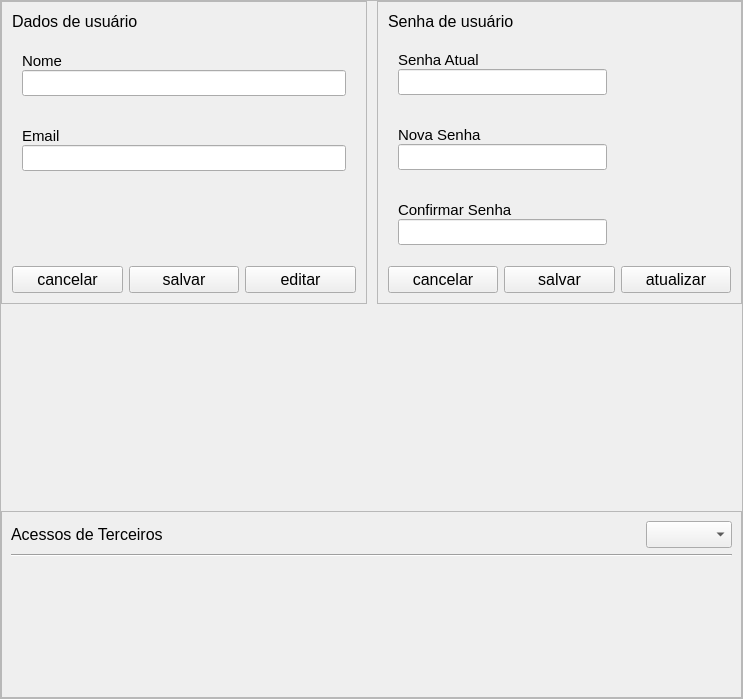
<?xml version="1.0" encoding="UTF-8"?>
<ui version="4.0">
 <class>ConfigForm</class>
 <widget class="QWidget" name="ConfigForm">
  <property name="geometry">
   <rect>
    <x>0</x>
    <y>0</y>
    <width>743</width>
    <height>699</height>
   </rect>
  </property>
  <property name="windowTitle">
   <string>Form</string>
  </property>
  <layout class="QVBoxLayout" name="verticalLayout_13">
   <property name="spacing">
    <number>10</number>
   </property>
   <property name="leftMargin">
    <number>0</number>
   </property>
   <property name="topMargin">
    <number>0</number>
   </property>
   <property name="rightMargin">
    <number>0</number>
   </property>
   <property name="bottomMargin">
    <number>0</number>
   </property>
   <item>
    <widget class="QScrollArea" name="scrollArea">
     <property name="widgetResizable">
      <bool>true</bool>
     </property>
     <widget class="QWidget" name="scrollAreaWidgetContents">
      <property name="geometry">
       <rect>
        <x>0</x>
        <y>0</y>
        <width>741</width>
        <height>697</height>
       </rect>
      </property>
      <layout class="QGridLayout" name="gridLayout" columnstretch="1,1">
       <property name="leftMargin">
        <number>0</number>
       </property>
       <property name="topMargin">
        <number>0</number>
       </property>
       <property name="rightMargin">
        <number>0</number>
       </property>
       <property name="bottomMargin">
        <number>0</number>
       </property>
       <property name="spacing">
        <number>10</number>
       </property>
       <item row="0" column="1">
        <widget class="QFrame" name="frame_2">
         <property name="sizePolicy">
          <sizepolicy hsizetype="Preferred" vsizetype="Minimum">
           <horstretch>0</horstretch>
           <verstretch>0</verstretch>
          </sizepolicy>
         </property>
         <property name="frameShape">
          <enum>QFrame::StyledPanel</enum>
         </property>
         <property name="frameShadow">
          <enum>QFrame::Raised</enum>
         </property>
         <layout class="QVBoxLayout" name="verticalLayout_8">
          <property name="spacing">
           <number>10</number>
          </property>
          <property name="leftMargin">
           <number>10</number>
          </property>
          <property name="topMargin">
           <number>10</number>
          </property>
          <property name="rightMargin">
           <number>10</number>
          </property>
          <property name="bottomMargin">
           <number>10</number>
          </property>
          <item>
           <widget class="QLabel" name="lbSenhaUsuario">
            <property name="sizePolicy">
             <sizepolicy hsizetype="Preferred" vsizetype="Fixed">
              <horstretch>0</horstretch>
              <verstretch>0</verstretch>
             </sizepolicy>
            </property>
            <property name="font">
             <font>
              <family>Segoe UI</family>
              <pointsize>12</pointsize>
             </font>
            </property>
            <property name="text">
             <string>Senha de usuário</string>
            </property>
           </widget>
          </item>
          <item>
           <widget class="QWidget" name="widSenhaAtual" native="true">
            <property name="font">
             <font>
              <family>Segoe UI</family>
              <pointsize>12</pointsize>
             </font>
            </property>
            <layout class="QVBoxLayout" name="verticalLayout_4">
             <property name="spacing">
              <number>0</number>
             </property>
             <property name="leftMargin">
              <number>10</number>
             </property>
             <property name="topMargin">
              <number>10</number>
             </property>
             <property name="rightMargin">
              <number>10</number>
             </property>
             <property name="bottomMargin">
              <number>10</number>
             </property>
             <item>
              <widget class="QLabel" name="label_6">
               <property name="font">
                <font>
                 <family>Segoe UI</family>
                 <pointsize>11</pointsize>
                </font>
               </property>
               <property name="text">
                <string>Senha Atual</string>
               </property>
              </widget>
             </item>
             <item>
              <widget class="QWidget" name="widget_2" native="true">
               <layout class="QHBoxLayout" name="horizontalLayout_3">
                <property name="leftMargin">
                 <number>0</number>
                </property>
                <property name="topMargin">
                 <number>0</number>
                </property>
                <property name="rightMargin">
                 <number>0</number>
                </property>
                <property name="bottomMargin">
                 <number>0</number>
                </property>
                <item>
                 <widget class="QLineEdit" name="leSenhaAtual">
                  <property name="font">
                   <font>
                    <family>Segoe UI</family>
                    <pointsize>11</pointsize>
                   </font>
                  </property>
                  <property name="echoMode">
                   <enum>QLineEdit::Password</enum>
                  </property>
                  <property name="dragEnabled">
                   <bool>false</bool>
                  </property>
                  <property name="clearButtonEnabled">
                   <bool>false</bool>
                  </property>
                 </widget>
                </item>
                <item>
                 <widget class="QPushButton" name="btnSenhaAtualHide">
                  <property name="font">
                   <font>
                    <family>Segoe UI</family>
                    <pointsize>12</pointsize>
                   </font>
                  </property>
                  <property name="styleSheet">
                   <string notr="true">background-color: transparent;</string>
                  </property>
                  <property name="text">
                   <string/>
                  </property>
                  <property name="icon">
                   <iconset resource="imgs/resource.qrc">
                    <normaloff>:/root/icons/light_eye-off.svg</normaloff>:/root/icons/light_eye-off.svg</iconset>
                  </property>
                  <property name="iconSize">
                   <size>
                    <width>18</width>
                    <height>18</height>
                   </size>
                  </property>
                  <property name="flat">
                   <bool>true</bool>
                  </property>
                 </widget>
                </item>
                <item>
                 <widget class="QPushButton" name="btnSenhaAtualShow">
                  <property name="font">
                   <font>
                    <family>Segoe UI</family>
                    <pointsize>12</pointsize>
                   </font>
                  </property>
                  <property name="styleSheet">
                   <string notr="true">background-color: transparent;</string>
                  </property>
                  <property name="text">
                   <string/>
                  </property>
                  <property name="icon">
                   <iconset resource="imgs/resource.qrc">
                    <normaloff>:/root/icons/light_eye.svg</normaloff>:/root/icons/light_eye.svg</iconset>
                  </property>
                  <property name="iconSize">
                   <size>
                    <width>18</width>
                    <height>18</height>
                   </size>
                  </property>
                  <property name="flat">
                   <bool>true</bool>
                  </property>
                 </widget>
                </item>
               </layout>
              </widget>
             </item>
            </layout>
           </widget>
          </item>
          <item>
           <widget class="QWidget" name="widSenhaNova" native="true">
            <property name="font">
             <font>
              <family>Segoe UI</family>
              <pointsize>12</pointsize>
             </font>
            </property>
            <layout class="QVBoxLayout" name="verticalLayout_2">
             <property name="spacing">
              <number>0</number>
             </property>
             <property name="leftMargin">
              <number>10</number>
             </property>
             <property name="topMargin">
              <number>10</number>
             </property>
             <property name="rightMargin">
              <number>10</number>
             </property>
             <property name="bottomMargin">
              <number>10</number>
             </property>
             <item>
              <widget class="QLabel" name="label_7">
               <property name="font">
                <font>
                 <family>Segoe UI</family>
                 <pointsize>11</pointsize>
                </font>
               </property>
               <property name="text">
                <string>Nova Senha</string>
               </property>
              </widget>
             </item>
             <item>
              <widget class="QWidget" name="widget_3" native="true">
               <layout class="QHBoxLayout" name="horizontalLayout_4">
                <property name="leftMargin">
                 <number>0</number>
                </property>
                <property name="topMargin">
                 <number>0</number>
                </property>
                <property name="rightMargin">
                 <number>0</number>
                </property>
                <property name="bottomMargin">
                 <number>0</number>
                </property>
                <item>
                 <widget class="QLineEdit" name="leSenhaNova">
                  <property name="font">
                   <font>
                    <family>Segoe UI</family>
                    <pointsize>11</pointsize>
                   </font>
                  </property>
                  <property name="echoMode">
                   <enum>QLineEdit::Password</enum>
                  </property>
                  <property name="dragEnabled">
                   <bool>false</bool>
                  </property>
                  <property name="clearButtonEnabled">
                   <bool>false</bool>
                  </property>
                 </widget>
                </item>
                <item>
                 <widget class="QPushButton" name="btnSenhaNovaHide">
                  <property name="font">
                   <font>
                    <pointsize>12</pointsize>
                   </font>
                  </property>
                  <property name="styleSheet">
                   <string notr="true">background-color: transparent;</string>
                  </property>
                  <property name="text">
                   <string/>
                  </property>
                  <property name="icon">
                   <iconset resource="imgs/resource.qrc">
                    <normaloff>:/root/icons/light_eye-off.svg</normaloff>:/root/icons/light_eye-off.svg</iconset>
                  </property>
                  <property name="iconSize">
                   <size>
                    <width>18</width>
                    <height>18</height>
                   </size>
                  </property>
                  <property name="flat">
                   <bool>true</bool>
                  </property>
                 </widget>
                </item>
                <item>
                 <widget class="QPushButton" name="btnSenhaNovaShow">
                  <property name="font">
                   <font>
                    <pointsize>12</pointsize>
                   </font>
                  </property>
                  <property name="styleSheet">
                   <string notr="true">background-color: transparent;</string>
                  </property>
                  <property name="text">
                   <string/>
                  </property>
                  <property name="icon">
                   <iconset resource="imgs/resource.qrc">
                    <normaloff>:/root/icons/light_eye.svg</normaloff>:/root/icons/light_eye.svg</iconset>
                  </property>
                  <property name="iconSize">
                   <size>
                    <width>18</width>
                    <height>18</height>
                   </size>
                  </property>
                  <property name="flat">
                   <bool>true</bool>
                  </property>
                 </widget>
                </item>
               </layout>
              </widget>
             </item>
            </layout>
           </widget>
          </item>
          <item>
           <widget class="QWidget" name="widSenhaConfirm" native="true">
            <property name="font">
             <font>
              <family>Segoe UI</family>
              <pointsize>12</pointsize>
             </font>
            </property>
            <layout class="QVBoxLayout" name="verticalLayout_5">
             <property name="spacing">
              <number>0</number>
             </property>
             <property name="leftMargin">
              <number>10</number>
             </property>
             <property name="topMargin">
              <number>10</number>
             </property>
             <property name="rightMargin">
              <number>10</number>
             </property>
             <property name="bottomMargin">
              <number>10</number>
             </property>
             <item>
              <widget class="QLabel" name="label_8">
               <property name="font">
                <font>
                 <family>Segoe UI</family>
                 <pointsize>11</pointsize>
                </font>
               </property>
               <property name="text">
                <string>Confirmar Senha</string>
               </property>
              </widget>
             </item>
             <item>
              <widget class="QWidget" name="widget_4" native="true">
               <layout class="QHBoxLayout" name="horizontalLayout_5">
                <property name="leftMargin">
                 <number>0</number>
                </property>
                <property name="topMargin">
                 <number>0</number>
                </property>
                <property name="rightMargin">
                 <number>0</number>
                </property>
                <property name="bottomMargin">
                 <number>0</number>
                </property>
                <item>
                 <widget class="QLineEdit" name="leSenhaConfirm">
                  <property name="font">
                   <font>
                    <family>Segoe UI</family>
                    <pointsize>11</pointsize>
                   </font>
                  </property>
                  <property name="echoMode">
                   <enum>QLineEdit::Password</enum>
                  </property>
                  <property name="dragEnabled">
                   <bool>false</bool>
                  </property>
                  <property name="clearButtonEnabled">
                   <bool>false</bool>
                  </property>
                 </widget>
                </item>
                <item>
                 <widget class="QPushButton" name="btnSenhaConfirmHide">
                  <property name="font">
                   <font>
                    <family>Segoe UI</family>
                    <pointsize>12</pointsize>
                   </font>
                  </property>
                  <property name="styleSheet">
                   <string notr="true">background-color: transparent;</string>
                  </property>
                  <property name="text">
                   <string/>
                  </property>
                  <property name="icon">
                   <iconset resource="imgs/resource.qrc">
                    <normaloff>:/root/icons/light_eye-off.svg</normaloff>:/root/icons/light_eye-off.svg</iconset>
                  </property>
                  <property name="iconSize">
                   <size>
                    <width>18</width>
                    <height>18</height>
                   </size>
                  </property>
                  <property name="flat">
                   <bool>true</bool>
                  </property>
                 </widget>
                </item>
                <item>
                 <widget class="QPushButton" name="btnSenhaConfirmShow">
                  <property name="font">
                   <font>
                    <family>Segoe UI</family>
                    <pointsize>12</pointsize>
                   </font>
                  </property>
                  <property name="styleSheet">
                   <string notr="true">background-color: transparent;</string>
                  </property>
                  <property name="text">
                   <string/>
                  </property>
                  <property name="icon">
                   <iconset resource="imgs/resource.qrc">
                    <normaloff>:/root/icons/light_eye.svg</normaloff>:/root/icons/light_eye.svg</iconset>
                  </property>
                  <property name="iconSize">
                   <size>
                    <width>18</width>
                    <height>18</height>
                   </size>
                  </property>
                  <property name="flat">
                   <bool>true</bool>
                  </property>
                 </widget>
                </item>
               </layout>
              </widget>
             </item>
            </layout>
           </widget>
          </item>
          <item>
           <widget class="QWidget" name="widget_6" native="true">
            <property name="sizePolicy">
             <sizepolicy hsizetype="Preferred" vsizetype="Fixed">
              <horstretch>0</horstretch>
              <verstretch>0</verstretch>
             </sizepolicy>
            </property>
            <layout class="QHBoxLayout" name="horizontalLayout_2">
             <property name="leftMargin">
              <number>0</number>
             </property>
             <property name="topMargin">
              <number>0</number>
             </property>
             <property name="rightMargin">
              <number>0</number>
             </property>
             <property name="bottomMargin">
              <number>0</number>
             </property>
             <item>
              <widget class="QPushButton" name="btnCancelarSenha">
               <property name="font">
                <font>
                 <family>Segoe UI</family>
                 <pointsize>12</pointsize>
                </font>
               </property>
               <property name="text">
                <string>cancelar</string>
               </property>
              </widget>
             </item>
             <item>
              <widget class="QPushButton" name="btnSalvarSenha">
               <property name="font">
                <font>
                 <family>Segoe UI</family>
                 <pointsize>12</pointsize>
                </font>
               </property>
               <property name="text">
                <string>salvar</string>
               </property>
              </widget>
             </item>
             <item>
              <widget class="QPushButton" name="btnAtualizarSenha">
               <property name="font">
                <font>
                 <family>Segoe UI</family>
                 <pointsize>12</pointsize>
                </font>
               </property>
               <property name="text">
                <string>atualizar</string>
               </property>
              </widget>
             </item>
            </layout>
           </widget>
          </item>
         </layout>
        </widget>
       </item>
       <item row="0" column="0">
        <widget class="QFrame" name="frame">
         <property name="sizePolicy">
          <sizepolicy hsizetype="Preferred" vsizetype="Minimum">
           <horstretch>0</horstretch>
           <verstretch>0</verstretch>
          </sizepolicy>
         </property>
         <property name="frameShape">
          <enum>QFrame::StyledPanel</enum>
         </property>
         <property name="frameShadow">
          <enum>QFrame::Raised</enum>
         </property>
         <layout class="QVBoxLayout" name="verticalLayout_7">
          <property name="spacing">
           <number>10</number>
          </property>
          <property name="leftMargin">
           <number>10</number>
          </property>
          <property name="topMargin">
           <number>10</number>
          </property>
          <property name="rightMargin">
           <number>10</number>
          </property>
          <property name="bottomMargin">
           <number>10</number>
          </property>
          <item>
           <widget class="QLabel" name="lbDadosUsuario">
            <property name="sizePolicy">
             <sizepolicy hsizetype="Preferred" vsizetype="Fixed">
              <horstretch>0</horstretch>
              <verstretch>0</verstretch>
             </sizepolicy>
            </property>
            <property name="font">
             <font>
              <family>Segoe UI</family>
              <pointsize>12</pointsize>
             </font>
            </property>
            <property name="text">
             <string>Dados de usuário</string>
            </property>
           </widget>
          </item>
          <item>
           <widget class="QWidget" name="widNome" native="true">
            <property name="font">
             <font>
              <family>Segoe UI</family>
              <pointsize>12</pointsize>
             </font>
            </property>
            <layout class="QVBoxLayout" name="verticalLayout">
             <property name="spacing">
              <number>0</number>
             </property>
             <property name="leftMargin">
              <number>10</number>
             </property>
             <property name="topMargin">
              <number>10</number>
             </property>
             <property name="rightMargin">
              <number>10</number>
             </property>
             <property name="bottomMargin">
              <number>10</number>
             </property>
             <item>
              <widget class="QLabel" name="label_2">
               <property name="font">
                <font>
                 <family>Segoe UI</family>
                 <pointsize>11</pointsize>
                </font>
               </property>
               <property name="text">
                <string>Nome</string>
               </property>
              </widget>
             </item>
             <item>
              <widget class="QLineEdit" name="leNome">
               <property name="font">
                <font>
                 <family>Segoe UI</family>
                 <pointsize>11</pointsize>
                </font>
               </property>
              </widget>
             </item>
            </layout>
           </widget>
          </item>
          <item>
           <widget class="QWidget" name="widEmail" native="true">
            <property name="font">
             <font>
              <family>Segoe UI</family>
              <pointsize>12</pointsize>
             </font>
            </property>
            <layout class="QVBoxLayout" name="verticalLayout_3">
             <property name="spacing">
              <number>0</number>
             </property>
             <property name="leftMargin">
              <number>10</number>
             </property>
             <property name="topMargin">
              <number>10</number>
             </property>
             <property name="rightMargin">
              <number>10</number>
             </property>
             <property name="bottomMargin">
              <number>10</number>
             </property>
             <item>
              <widget class="QLabel" name="label_4">
               <property name="font">
                <font>
                 <family>Segoe UI</family>
                 <pointsize>11</pointsize>
                </font>
               </property>
               <property name="text">
                <string>Email</string>
               </property>
              </widget>
             </item>
             <item>
              <widget class="QLineEdit" name="leEmail">
               <property name="font">
                <font>
                 <family>Segoe UI</family>
                 <pointsize>11</pointsize>
                </font>
               </property>
              </widget>
             </item>
            </layout>
           </widget>
          </item>
          <item>
           <widget class="QWidget" name="widget_17" native="true"/>
          </item>
          <item>
           <widget class="QWidget" name="widget" native="true">
            <property name="sizePolicy">
             <sizepolicy hsizetype="Preferred" vsizetype="Fixed">
              <horstretch>0</horstretch>
              <verstretch>0</verstretch>
             </sizepolicy>
            </property>
            <layout class="QHBoxLayout" name="horizontalLayout">
             <property name="spacing">
              <number>6</number>
             </property>
             <property name="leftMargin">
              <number>0</number>
             </property>
             <property name="topMargin">
              <number>0</number>
             </property>
             <property name="rightMargin">
              <number>0</number>
             </property>
             <property name="bottomMargin">
              <number>0</number>
             </property>
             <item>
              <widget class="QPushButton" name="btnCancelarUser">
               <property name="font">
                <font>
                 <family>Segoe UI</family>
                 <pointsize>12</pointsize>
                </font>
               </property>
               <property name="text">
                <string>cancelar</string>
               </property>
              </widget>
             </item>
             <item>
              <widget class="QPushButton" name="btnSalvarUser">
               <property name="font">
                <font>
                 <family>Segoe UI</family>
                 <pointsize>12</pointsize>
                </font>
               </property>
               <property name="text">
                <string>salvar</string>
               </property>
              </widget>
             </item>
             <item>
              <widget class="QPushButton" name="btnEditarUser">
               <property name="font">
                <font>
                 <family>Segoe UI</family>
                 <pointsize>12</pointsize>
                </font>
               </property>
               <property name="text">
                <string>editar</string>
               </property>
              </widget>
             </item>
            </layout>
           </widget>
          </item>
         </layout>
        </widget>
       </item>
       <item row="2" column="0" colspan="2">
        <widget class="QFrame" name="frame_5">
         <property name="frameShape">
          <enum>QFrame::StyledPanel</enum>
         </property>
         <property name="frameShadow">
          <enum>QFrame::Raised</enum>
         </property>
         <layout class="QVBoxLayout" name="verticalLayout_12">
          <item>
           <widget class="QWidget" name="widget_15" native="true">
            <property name="sizePolicy">
             <sizepolicy hsizetype="Preferred" vsizetype="Fixed">
              <horstretch>0</horstretch>
              <verstretch>0</verstretch>
             </sizepolicy>
            </property>
            <layout class="QHBoxLayout" name="horizontalLayout_7">
             <property name="leftMargin">
              <number>0</number>
             </property>
             <property name="topMargin">
              <number>0</number>
             </property>
             <property name="rightMargin">
              <number>0</number>
             </property>
             <property name="bottomMargin">
              <number>0</number>
             </property>
             <item>
              <widget class="QLabel" name="lbTerceiros">
               <property name="font">
                <font>
                 <family>Segoe UI</family>
                 <pointsize>12</pointsize>
                </font>
               </property>
               <property name="text">
                <string>Acessos de Terceiros</string>
               </property>
              </widget>
             </item>
             <item>
              <spacer name="horizontalSpacer_7">
               <property name="orientation">
                <enum>Qt::Horizontal</enum>
               </property>
               <property name="sizeHint" stdset="0">
                <size>
                 <width>0</width>
                 <height>20</height>
                </size>
               </property>
              </spacer>
             </item>
             <item>
              <widget class="QComboBox" name="cbPerfil">
               <property name="font">
                <font>
                 <family>Segoe UI</family>
                 <pointsize>12</pointsize>
                </font>
               </property>
              </widget>
             </item>
            </layout>
           </widget>
          </item>
          <item>
           <widget class="Line" name="line">
            <property name="orientation">
             <enum>Qt::Horizontal</enum>
            </property>
           </widget>
          </item>
          <item>
           <widget class="QWidget" name="widget_16" native="true">
            <layout class="QHBoxLayout" name="acessoPerfilLayout" stretch="1,1">
             <property name="leftMargin">
              <number>0</number>
             </property>
             <property name="topMargin">
              <number>0</number>
             </property>
             <property name="rightMargin">
              <number>0</number>
             </property>
             <property name="bottomMargin">
              <number>0</number>
             </property>
             <item>
              <widget class="QWidget" name="widEdicao" native="true">
               <property name="minimumSize">
                <size>
                 <width>0</width>
                 <height>0</height>
                </size>
               </property>
              </widget>
             </item>
             <item>
              <widget class="QWidget" name="widVisu" native="true">
               <property name="minimumSize">
                <size>
                 <width>0</width>
                 <height>0</height>
                </size>
               </property>
              </widget>
             </item>
            </layout>
           </widget>
          </item>
         </layout>
        </widget>
       </item>
       <item row="1" column="0">
        <widget class="QWidget" name="widPerfis" native="true">
         <property name="minimumSize">
          <size>
           <width>0</width>
           <height>0</height>
          </size>
         </property>
        </widget>
       </item>
       <item row="1" column="1">
        <widget class="QWidget" name="widShare" native="true">
         <property name="minimumSize">
          <size>
           <width>0</width>
           <height>0</height>
          </size>
         </property>
        </widget>
       </item>
      </layout>
     </widget>
    </widget>
   </item>
  </layout>
 </widget>
 <tabstops>
  <tabstop>leNome</tabstop>
  <tabstop>leEmail</tabstop>
  <tabstop>btnCancelarUser</tabstop>
  <tabstop>btnSalvarUser</tabstop>
  <tabstop>btnEditarUser</tabstop>
  <tabstop>btnCancelarSenha</tabstop>
  <tabstop>btnSalvarSenha</tabstop>
  <tabstop>btnAtualizarSenha</tabstop>
  <tabstop>cbPerfil</tabstop>
  <tabstop>scrollArea</tabstop>
 </tabstops>
 <resources>
  <include location="imgs/resource.qrc"/>
 </resources>
 <connections/>
</ui>
